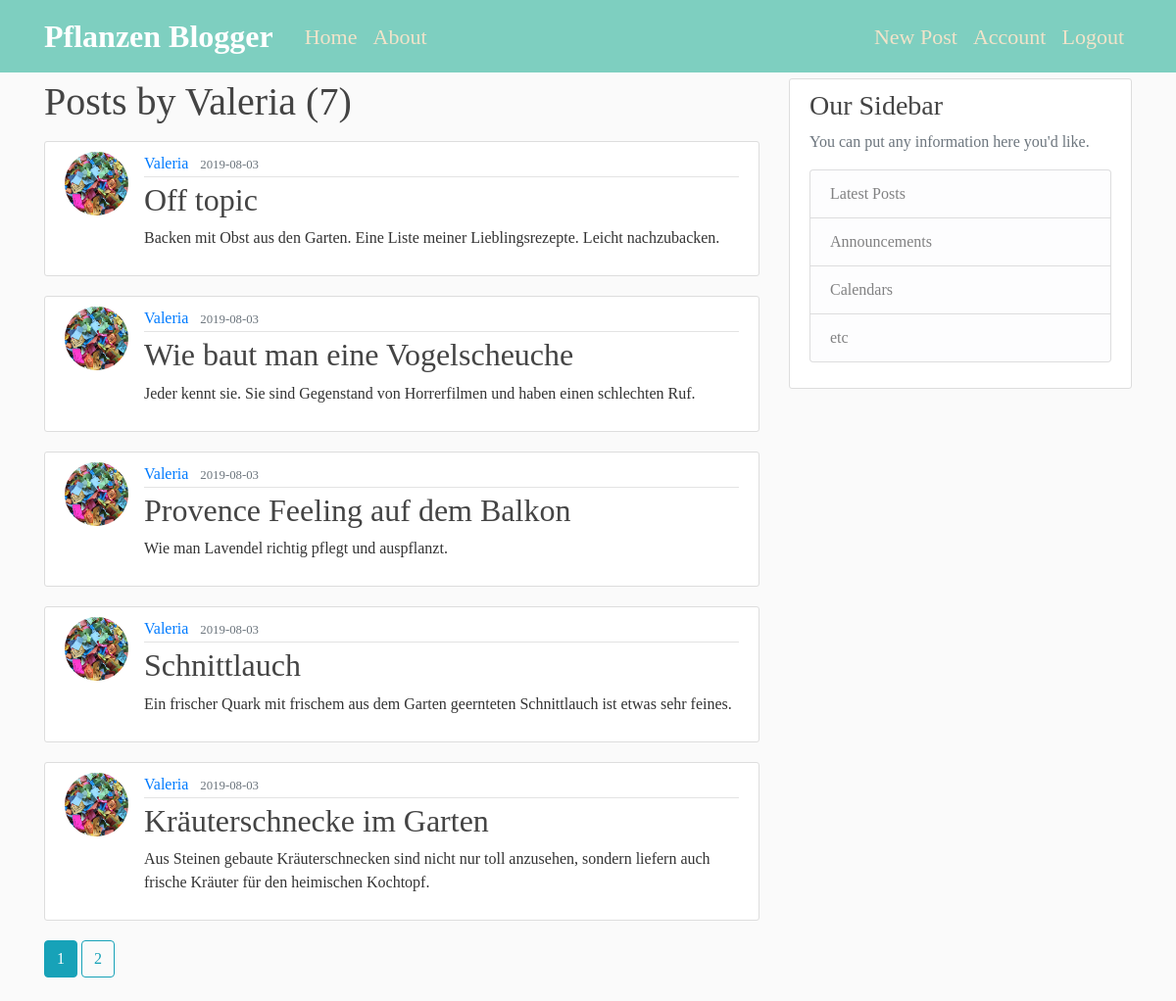
The page /user/Valeria (signed in) on the database its author committed.
### flaskblog/models.py (models this page shows, shortened)
class User(db.Model, UserMixin):
    id = db.Column(db.Integer, primary_key=True)
    username = db.Column(db.String(20), unique=True, nullable=False)
    email = db.Column(db.String(100), unique=True, nullable=False)
    image_file = db.Column(db.String(20), nullable=False, default='default.jpg')
    password = db.Column(db.String(60), nullable=False)
    posts = db.relationship('Post', backref='author', lazy=True)

class Post(db.Model):
    id = db.Column(db.Integer, primary_key=True)
    title = db.Column(db.String(100), nullable=False)
    date_posted = db.Column(db.DateTime, nullable=False, default=datetime.utcnow)
    content = db.Column(db.Text, nullable=False)
    user_id = db.Column(db.Integer, db.ForeignKey('user.id'), nullable=False)

### flaskblog/routes.py (the view)
@app.route("/user/<string:username>")
def user_posts(username):
    page = request.args.get('page', 1, type=int)
    user = User.query.filter_by(username=username).first_or_404()
    posts = Post.query.filter_by(author=user)\
        .order_by(Post.date_posted.desc())\
            .paginate(page=page, per_page=5)
    return render_template('user_posts.html', posts=posts, user=user)

### flaskblog/models.py (called while the page is built)
@login_manager.user_loader
def load_user(user_id):
    return User.query.get(int(user_id))

### flaskblog/templates/user_posts.html
{% extends 'layout.html' %}
{% block content%}
    <h1 class="mb-3"> Posts by {{ user.username }} ({{ posts.total }})</h1>
  {% for post in posts.items %}
  <article class="media content-section">
    <img class="rounded-circle article-img" src="{{ url_for('static', filename='profil_pics/' + post.author.image_file) }}">
    <div class="media-body">
      <div class="article-metadata">
        <a class="mr-2" href="{{ url_for('user_posts', username=post.author.username) }}">{{ post.author.username }}</a>
        <small class="text-muted">{{ post.date_posted.strftime('%Y-%m-%d') }}</small>
      </div>
      <h2><a class="article-title" href="{{ url_for('post', post_id=post.id) }}">{{ post.title }}</a></h2>
      <p class="article-content">{{ post.content }}</p>
    </div>
  </article>
  {% endfor %}
  {% for page_num in posts.iter_pages(left_edge=1, right_edge=1, left_current=1, right_current=2) %}
    {% if page_num %}
      {% if posts.page == page_num %}
       <a class="btn btn-info mb-4" href="{{ url_for('user_posts', username=user.username, page=page_num) }}"> {{ page_num }}</a>
      {% else %}
        <a class="btn btn-outline-info mb-4" href="{{ url_for('home', username=user.username, page=page_num) }}"> {{ page_num }}</a>
      {% endif %}
    {% else %}
      ...
    {% endif %}
    {% endfor %}
{% endblock content %}

### flaskblog/static/main.css (style rules this page uses)
body { background: #fafafa; color: #333333; margin-top: 5rem; font-family: Avenir; }
h1, h2, h3, h4, h5, h6 { color: #444444; }
.content-section { background: #ffffff; padding: 10px 20px; border: 1px solid #dddddd; border-radius: 3px; margin-bottom: 20px; }
.article-title { color: #444444; }
.article-content { white-space: pre-line; }
.article-img { height: 65px; width: 65px; margin-right: 16px; }
.article-metadata { padding-bottom: 1px; margin-bottom: 4px; border-bottom: 1px solid #e3e3e3 }

### rows shown on the page
User: username "Valeria"
Post: image_file (placeholder picture), author.username "Valeria", date_posted "2019-08-03", title "Off topic", content "Backen mit Obst aus den Garten. Eine Liste meiner Lieblingsrezepte. Leicht nachzubacken."
Post: image_file (placeholder picture), author.username "Valeria", date_posted "2019-08-03", title "Wie baut man eine Vogelscheuche", content "Jeder kennt sie. Sie sind Gegenstand von Horrerfilmen und haben einen schlechten Ruf."
Post: image_file (placeholder picture), author.username "Valeria", date_posted "2019-08-03", title "Provence Feeling auf dem Balkon", content "Wie man Lavendel richtig pflegt und auspflanzt."
Post: image_file (placeholder picture), author.username "Valeria", date_posted "2019-08-03", title "Schnittlauch", content "Ein frischer Quark mit frischem aus dem Garten geernteten Schnittlauch ist etwas sehr feines."
Post: image_file (placeholder picture), author.username "Valeria", date_posted "2019-08-03", title "Kräuterschnecke im Garten", content "Aus Steinen gebaute Kräuterschnecken sind nicht nur toll anzusehen, sondern liefern auch frische Kräuter für den heimischen Kochtopf."

### other values the page prints
{{ posts.total }} "7"
{{ page_num }} "1"
{{ page_num }} "2"
